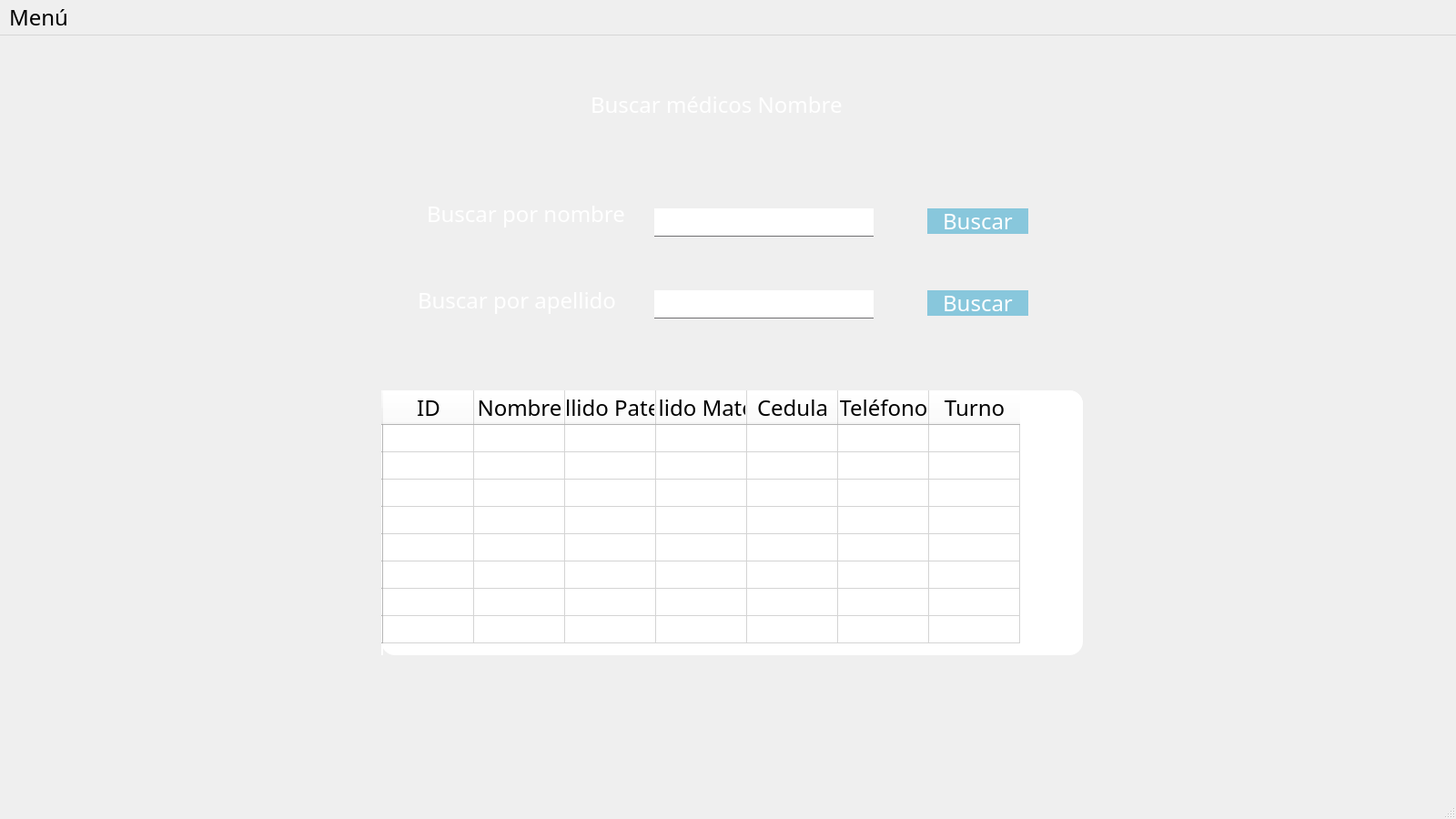
<?xml version="1.0" encoding="UTF-8"?>
<ui version="4.0">
 <class>BuscarMedicoNombre</class>
 <widget class="QMainWindow" name="BuscarMedicoNombre">
  <property name="geometry">
   <rect>
    <x>0</x>
    <y>0</y>
    <width>1600</width>
    <height>900</height>
   </rect>
  </property>
  <property name="minimumSize">
   <size>
    <width>1600</width>
    <height>900</height>
   </size>
  </property>
  <property name="maximumSize">
   <size>
    <width>1920</width>
    <height>1080</height>
   </size>
  </property>
  <property name="windowTitle">
   <string>Buscar médico nombre</string>
  </property>
  <property name="styleSheet">
   <string notr="true">*{
    font-family:century gothic;
    font-size:24px;
}

QWidget{
    background-image: url(:/prefijoNuevo/paisaje-cultura-sostenibilidad.jpg);
}

QFrame{
    background:rgba(0/0/0/0.8);
    border-radius:15px;
}

QPushButton{
    background:#88c7dc;
    color:white;
    border-radius:15px;
}

QPushButton:hover{
    color:#333;
    border-radius:15px;
    background:#49ebff;
}

QToolButton{
    background:red;
    border-radius:60px;

}

QLabel{
    color:white;
    background:transparent;
}

QLineEdit{
    background:transparent;
    border:none;
    color:#717072;
    border-bottom:1px solid #717072;
}</string>
  </property>
  <widget class="QWidget" name="centralwidget">
   <widget class="QFrame" name="frame">
    <property name="geometry">
     <rect>
      <x>49</x>
      <y>30</y>
      <width>1491</width>
      <height>801</height>
     </rect>
    </property>
    <property name="frameShape">
     <enum>QFrame::StyledPanel</enum>
    </property>
    <property name="frameShadow">
     <enum>QFrame::Raised</enum>
    </property>
    <widget class="QTableWidget" name="tablaMedicos">
     <property name="geometry">
      <rect>
       <x>370</x>
       <y>360</y>
       <width>771</width>
       <height>291</height>
      </rect>
     </property>
     <property name="styleSheet">
      <string notr="true">color: rgb(0, 0, 0);
font: 11pt &quot;MS Shell Dlg 2&quot;;
background-color: rgb(255, 255, 255);</string>
     </property>
     <row>
      <property name="text">
       <string/>
      </property>
     </row>
     <row>
      <property name="text">
       <string/>
      </property>
     </row>
     <row>
      <property name="text">
       <string/>
      </property>
     </row>
     <row>
      <property name="text">
       <string/>
      </property>
     </row>
     <row>
      <property name="text">
       <string/>
      </property>
     </row>
     <row>
      <property name="text">
       <string/>
      </property>
     </row>
     <row>
      <property name="text">
       <string/>
      </property>
     </row>
     <row>
      <property name="text">
       <string/>
      </property>
     </row>
     <column>
      <property name="text">
       <string>ID</string>
      </property>
     </column>
     <column>
      <property name="text">
       <string>Nombre</string>
      </property>
     </column>
     <column>
      <property name="text">
       <string>Apellido Paterno</string>
      </property>
     </column>
     <column>
      <property name="text">
       <string>Apellido Materno</string>
      </property>
     </column>
     <column>
      <property name="text">
       <string>Cedula</string>
      </property>
     </column>
     <column>
      <property name="text">
       <string>Teléfono</string>
      </property>
     </column>
     <column>
      <property name="text">
       <string>Turno</string>
      </property>
     </column>
    </widget>
    <widget class="QLabel" name="label">
     <property name="geometry">
      <rect>
       <x>600</x>
       <y>30</y>
       <width>301</width>
       <height>31</height>
      </rect>
     </property>
     <property name="text">
      <string>Buscar médicos Nombre</string>
     </property>
    </widget>
    <widget class="QLabel" name="label_2">
     <property name="geometry">
      <rect>
       <x>420</x>
       <y>150</y>
       <width>231</width>
       <height>31</height>
      </rect>
     </property>
     <property name="text">
      <string>Buscar por nombre</string>
     </property>
    </widget>
    <widget class="QLabel" name="label_3">
     <property name="geometry">
      <rect>
       <x>410</x>
       <y>240</y>
       <width>231</width>
       <height>41</height>
      </rect>
     </property>
     <property name="text">
      <string>Buscar por apellido</string>
     </property>
    </widget>
    <widget class="QLineEdit" name="inputNombre">
     <property name="geometry">
      <rect>
       <x>670</x>
       <y>160</y>
       <width>241</width>
       <height>31</height>
      </rect>
     </property>
     <property name="styleSheet">
      <string notr="true">background-color: rgb(255, 255, 255);</string>
     </property>
    </widget>
    <widget class="QLineEdit" name="inputApellido">
     <property name="geometry">
      <rect>
       <x>670</x>
       <y>250</y>
       <width>241</width>
       <height>31</height>
      </rect>
     </property>
     <property name="styleSheet">
      <string notr="true">background-color: rgb(255, 255, 255);</string>
     </property>
    </widget>
    <widget class="QPushButton" name="buscarNombre">
     <property name="geometry">
      <rect>
       <x>970</x>
       <y>160</y>
       <width>111</width>
       <height>28</height>
      </rect>
     </property>
     <property name="text">
      <string>Buscar</string>
     </property>
    </widget>
    <widget class="QPushButton" name="buscarApellido">
     <property name="geometry">
      <rect>
       <x>970</x>
       <y>250</y>
       <width>111</width>
       <height>28</height>
      </rect>
     </property>
     <property name="text">
      <string>Buscar</string>
     </property>
    </widget>
   </widget>
  </widget>
  <widget class="QMenuBar" name="menubar">
   <property name="geometry">
    <rect>
     <x>0</x>
     <y>0</y>
     <width>1600</width>
     <height>36</height>
    </rect>
   </property>
   <widget class="QMenu" name="menuMe">
    <property name="title">
     <string>Menú</string>
    </property>
    <addaction name="separator"/>
    <addaction name="actionRegresar"/>
   </widget>
   <addaction name="menuMe"/>
  </widget>
  <widget class="QStatusBar" name="statusbar"/>
  <action name="actionRegresar">
   <property name="text">
    <string>Regresar</string>
   </property>
  </action>
 </widget>
 <resources>
  <include location="../Imagenes/Imagen.qrc"/>
 </resources>
 <connections/>
</ui>
